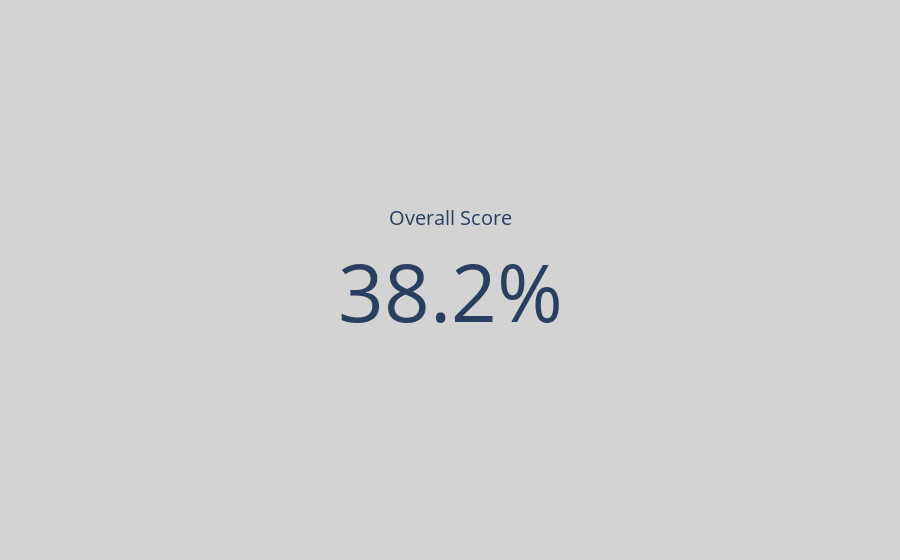

Notebook code cell kept with this figure:
### Code cell
# Create text card for the sample student's overall score

fig = go.Figure(go.Indicator(
    mode = "number",
    value = float(score_value),
    title = {"text": "Overall Score"},
    number = {'suffix': "%"}
))

fig.update_layout(
    paper_bgcolor = "lightgray"
)

fig.show()

### Figure 1 — Plotly figure (JSON) as saved in the notebook; plotly's stock layout.template omitted (floating-point values rounded to 4 significant figures)
{"data": [{"mode": "number", "number": {"suffix": "%"}, "title": {"text": "Overall Score"}, "type": "indicator", "value": 38.2}], "layout": {"paper_bgcolor": "lightgray"}}
